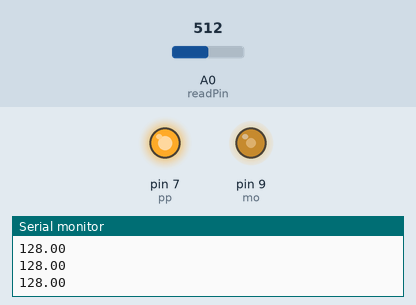
The sketch below on a simulated Arduino Uno, built with avr-gcc and run on an emulated ATmega328P. Parts: output pins drawn as LEDs (lit = HIGH), the last lines printed to the serial monitor. Inputs (shaded band) come from the test bench; at power-on: A0 (readPin) = 512.

Above: at 1.2 s.
1.3 s: A0 (readPin) set to 716
At 2.3 s:
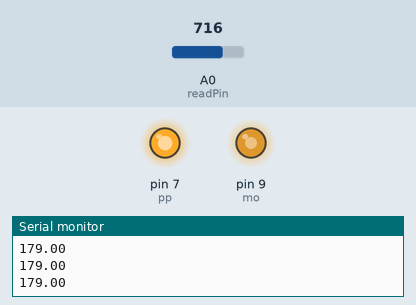
2.8 s: A0 (readPin) set to 900
At 3.3 s:
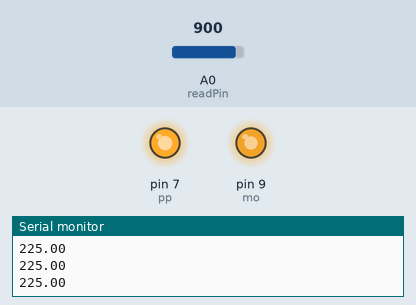
4.3 s: A0 (readPin) set to 122
At 5.5 s:
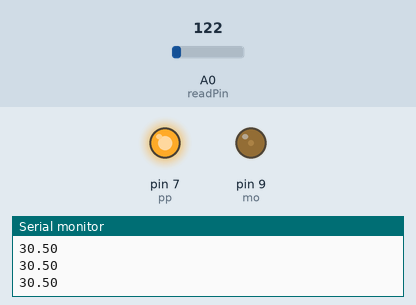
5.8 s: A0 (readPin) set to 0
At 6.6 s:
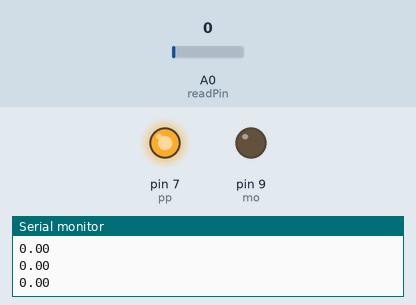
Timing chart, 0 to 8.3 s (numbered marks = the images above; inputs shaded):
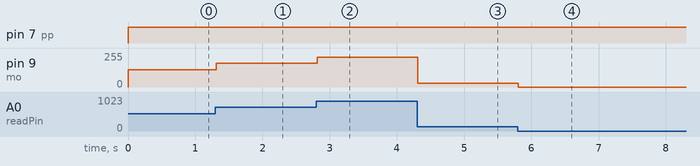

Measured:
- after the input at 1.3 s, pin 9 (mo): 128/255 → 179/255 at once
- after the input at 2.8 s, pin 9 (mo): 179/255 → 225/255 at once
- after the input at 4.3 s, pin 9 (mo): 225/255 → 30/255 at once
- after the input at 5.8 s, pin 9 (mo): 30/255 → 0/255 at once

The sketch:

MOTOR_POT.ino
```cpp
int myNumber;
String msg="Introduceti numarul dvs: ";
String msg2="Nr introdus este: ";
int dt=500;
int mo=9;
int pp=7;
int readPin=A0;
float pval,readval;
void setup() {
  // put your setup code here, to run once:
  Serial.begin(9600);
  pinMode(mo, OUTPUT);
  pinMode(readPin, INPUT);
  pinMode(pp, OUTPUT);
}

void loop() {
  // put your main code here, to run repeatedly:
  digitalWrite(pp, HIGH);
  readval=analogRead(readPin);
  pval=(255./1020.)*readval;
  Serial.println(pval);
  analogWrite(mo, pval);
}
```
